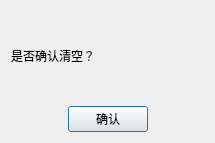
<?xml version="1.0" encoding="UTF-8"?>
<ui version="4.0">
 <class>Dialog1</class>
 <widget class="QDialog" name="Dialog1">
  <property name="geometry">
   <rect>
    <x>0</x>
    <y>0</y>
    <width>215</width>
    <height>143</height>
   </rect>
  </property>
  <property name="windowTitle">
   <string>注意</string>
  </property>
  <layout class="QVBoxLayout" name="verticalLayout">
   <item>
    <widget class="QLabel" name="label">
     <property name="text">
      <string>是否确认清空？</string>
     </property>
    </widget>
   </item>
   <item>
    <layout class="QHBoxLayout" name="horizontalLayout_2">
     <item>
      <spacer name="horizontalSpacer">
       <property name="orientation">
        <enum>Qt::Horizontal</enum>
       </property>
       <property name="sizeHint" stdset="0">
        <size>
         <width>40</width>
         <height>20</height>
        </size>
       </property>
      </spacer>
     </item>
     <item>
      <widget class="QPushButton" name="pushButton">
       <property name="sizePolicy">
        <sizepolicy hsizetype="Minimum" vsizetype="Fixed">
         <horstretch>0</horstretch>
         <verstretch>0</verstretch>
        </sizepolicy>
       </property>
       <property name="text">
        <string>确认</string>
       </property>
      </widget>
     </item>
     <item>
      <spacer name="horizontalSpacer_2">
       <property name="orientation">
        <enum>Qt::Horizontal</enum>
       </property>
       <property name="sizeHint" stdset="0">
        <size>
         <width>40</width>
         <height>20</height>
        </size>
       </property>
      </spacer>
     </item>
    </layout>
   </item>
  </layout>
 </widget>
 <resources/>
 <connections/>
</ui>
